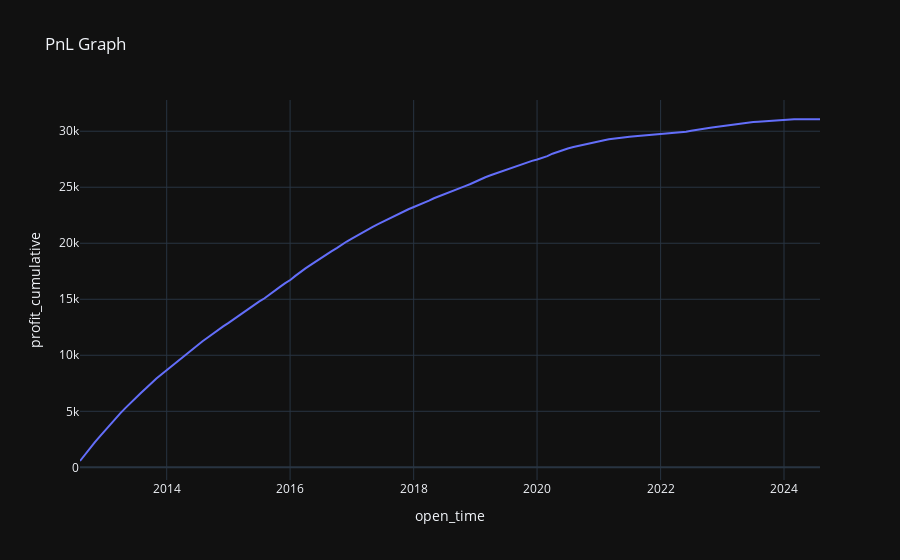

Notebook code cell kept with this figure:
### Code cell
pnl_chart = bt.plot_pnl()
pnl_chart

### Figure 1 — Plotly figure (JSON) as saved in the notebook; plotly's stock layout.template omitted (floating-point values rounded to 4 significant figures; data arrays with more than 128 entries replaced by an {"elided": "..."} marker saying what was removed)
{"data": [{"hovertemplate": "open_time=%{x}<br>profit_cumulative=%{y}<extra></extra>", "legendgroup": "", "line": {"color": "#636efa", "dash": "solid"}, "marker": {"symbol": "circle"}, "mode": "lines", "name": "", "orientation": "v", "showlegend": false, "x": {"elided": "145 str values"}, "xaxis": "x", "y": {"elided": "145 float values"}, "yaxis": "y", "type": "scatter"}], "layout": {"xaxis": {"anchor": "y", "domain": [0.0, 1.0], "title": {"text": "open_time"}}, "yaxis": {"anchor": "x", "domain": [0.0, 1.0], "title": {"text": "profit_cumulative"}}, "legend": {"tracegroupgap": 0}, "title": {"text": "PnL Graph"}}}
